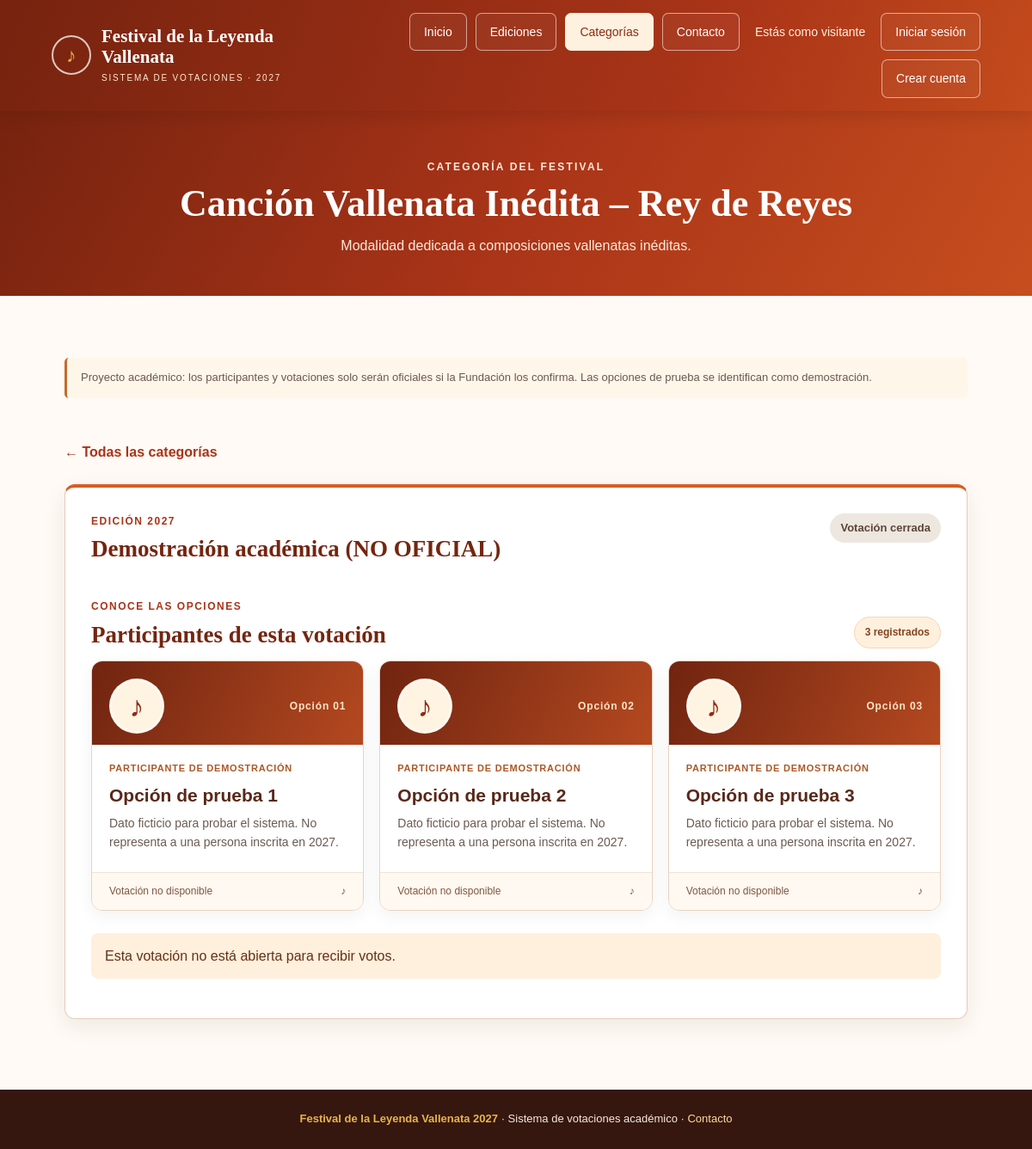
Page /categorias/4/ on the committed database.
### votaciones/models.py (models this page shows, shortened)
class Categoria(models.Model):
    nombre = models.CharField(max_length=100, verbose_name="Nombre de la Categoría")
    descripcion = models.TextField(blank=True, null=True, verbose_name="Descripción")
    estado = models.BooleanField(default=True, verbose_name="Activa")
    class Meta:
        verbose_name = "Categoría"
        verbose_name_plural = "Categorías"

class Votacion(models.Model):
    edicion = models.ForeignKey(Edicion, on_delete=models.CASCADE, related_name='votaciones')
    categoria = models.ForeignKey(Categoria, on_delete=models.CASCADE, related_name='votaciones_categoria')
    nombre_fase = models.CharField(max_length=150, verbose_name="Nombre de la Fase o Votación", help_text="Ej: Eliminatoria, Semifinal, Final")
    estado_apertura = models.BooleanField(default=False, verbose_name="¿Votación Abierta?")
    class Meta:
        verbose_name = "Votación"
        verbose_name_plural = "Votaciones"

class Edicion(models.Model):
    año = models.IntegerField(unique=True, verbose_name="Año de Edición")
    nombre_edicion = models.CharField(max_length=100, verbose_name="Nombre de la Edición")
    activa = models.BooleanField(default=True, verbose_name="¿Es la edición actual?")
    class Meta:
        verbose_name = "Edición"
        verbose_name_plural = "Ediciones"

class Opcion(models.Model):
    votacion = models.ForeignKey(Votacion, on_delete=models.CASCADE, related_name='opciones')
    nombre_candidato = models.CharField(max_length=150, verbose_name="Nombre del Participante/Opción")
    biografia = models.TextField(blank=True, null=True, verbose_name="Biografía del Participante")
    class Meta:
        verbose_name = "Opción"
        verbose_name_plural = "Opciones"

### votaciones/views.py (the view)
# urls.py: path('categorias/<int:categoria_id>/', views.detalle_categoria, name='detalle_categoria'),
def detalle_categoria(request, categoria_id):
    categoria = get_object_or_404(Categoria, pk=categoria_id, estado=True)
    votaciones = (Votacion.objects.filter(categoria=categoria, edicion__activa=True)
                  .select_related('edicion').prefetch_related('opciones').order_by('-edicion__año','nombre_fase'))
    votos_realizados = set()
    if request.user.is_authenticated:
        votos_realizados = set(Voto.objects.filter(usuario=request.user, votacion__in=votaciones)
                               .values_list('votacion_id', flat=True))
    return render(request, 'votaciones/detalle_categoria.html', {
        'categoria': categoria, 'votaciones': votaciones, 'votos_realizados': votos_realizados,
    })

### votaciones/templates/votaciones/detalle_categoria.html (shortened to what this page needs)
{% load static %}
<!DOCTYPE html><html lang="es"><head>
    <link rel="stylesheet" href="{% static 'votaciones/css/festival.css' %}?v=20271026"></head>
<body><header class="site-header"><a class="brand" href="{% url 'votaciones:index' %}"><span class="brand-mark" aria-hidden="true">♪</span><span><span class="brand-name">Festival de la Leyenda Vallenata</span><span class="brand-subtitle">Sistema de votaciones · 2027</span></span></a>{% include 'votaciones/includes/navbar.html' %}</header>
<main><section class="category-top"><p class="eyebrow">Categoría del festival</p><h1>{{ categoria.nombre }}</h1><p>{{ categoria.descripcion|default:'Conoce las votaciones y sus participantes.' }}</p></section>
<section class="section detail-content"><p class="category-disclaimer">Proyecto académico: los participantes y votaciones solo serán oficiales si la Fundación los confirma. Las opciones de prueba se identifican como demostración.</p><a class="back-link" href="{% url 'votaciones:categorias' %}">← Todas las categorías</a>
{% for votacion in votaciones %}<article class="voting-panel"><div class="voting-panel-head"><div><p class="card-kicker">Edición {{ votacion.edicion.año }}</p><h2>{{ votacion.nombre_fase }}</h2></div><span class="vote-status {% if votacion.estado_apertura %}is-open{% endif %}">{% if votacion.estado_apertura %}Votación abierta{% else %}Votación cerrada{% endif %}</span></div>
<div class="participants-heading"><div><p class="card-kicker">Conoce las opciones</p><h3>Participantes de esta votación</h3></div><span class="participants-count">{{ votacion.opciones.count }} registrados</span></div>
{% if votacion.opciones.all %}<div class="participants-grid">{% for opcion in votacion.opciones.all %}<article class="participant-card"><div class="participant-card-top"><div class="participant-avatar" aria-hidden="true">♪</div><span class="participant-number">Opción {{ forloop.counter|stringformat:"02d" }}</span></div><div class="participant-card-content"><p class="participant-type">{% if 'Demostración' in votacion.nombre_fase %}Participante de demostración{% else %}Participante registrado{% endif %}</p><h3>{{ opcion.nombre_candidato }}</h3><p class="participant-description">{{ opcion.biografia|default:'Información del participante pendiente de actualización.' }}</p></div><div class="participant-card-foot">{% if votacion.estado_apertura %}<span>Disponible para seleccionar abajo</span>{% else %}<span>Votación no disponible</span>{% endif %}<span aria-hidden="true">♪</span></div></article>{% endfor %}</div>{% else %}<p class="empty-state">Aún no hay participantes registrados para esta votación.</p>{% endif %}
{% if votacion.id in votos_realizados %}<p class="vote-note">✓ Ya participaste en esta votación. ¡Gracias por votar!</p>
{% elif not votacion.estado_apertura %}<p class="vote-note">Esta votación no está abierta para recibir votos.</p>
{% elif not user.is_authenticated %}<p class="vote-note">Para votar debes <a href="{% url 'login' %}?next={{ request.path|urlencode }}">iniciar sesión</a> o <a href="{% url 'usuarios:registro' %}">crear una cuenta</a>.</p>
{% endif %}</article>
{% empty %}<div class="empty-state">Todavía no hay votaciones configuradas en esta categoría. Los participantes de 2027 están pendientes de confirmación. Cuando se registren, aparecerán aquí.</div>{% endfor %}
</section></main><footer class="site-footer"><strong>Festival de la Leyenda Vallenata 2027</strong> · Sistema de votaciones académico · <a href="{% url 'votaciones:contacto' %}">Contacto</a></footer></body></html>

### rows in the picture
Categoria: nombre "Canción Vallenata Inédita – Rey de Reyes", descripcion "Modalidad dedicada a composiciones vallenatas inéditas."
Votacion: edicion.año "2027", nombre_fase "Demostración académica (NO OFICIAL)", estado_apertura "Votación cerrada", opciones.count "3", shows "Esta votación no está abierta para recibir votos."
Opcion: nombre_candidato "Opción de prueba 1", biografia "Dato ficticio para probar el sistema. No representa a una persona inscrita en 2027."
Opcion: nombre_candidato "Opción de prueba 2", biografia "Dato ficticio para probar el sistema. No representa a una persona inscrita en 2027."
Opcion: nombre_candidato "Opción de prueba 3", biografia "Dato ficticio para probar el sistema. No representa a una persona inscrita en 2027."
